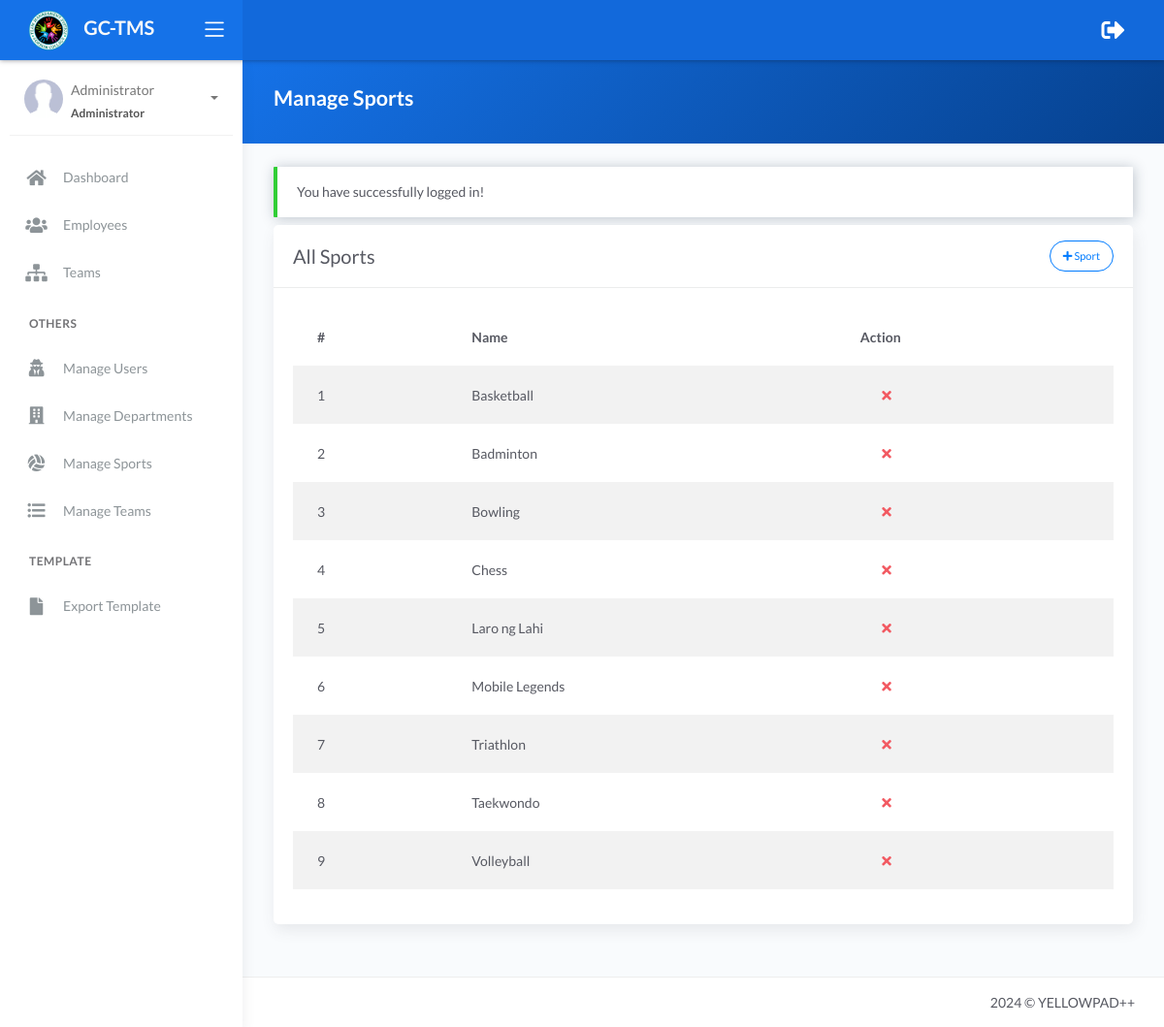
The page /manage_sports.php (signed in) on the database its author committed.
### tables this page shows
CREATE TABLE `tbl_sports` (
  `id` int(11) NOT NULL,
  `type` int(11) DEFAULT NULL,
  `emp_id` int(11) DEFAULT NULL,
  `name` varchar(255) NOT NULL,
  `status` int(11) DEFAULT NULL
);

### manage_sports.php (the view, shortened to what this page needs)
<?php include 'server/server.php' ?>
<?php
$query = "SELECT * FROM tbl_sports WHERE type IS NULL";
$result = $conn->query($query);
$sports = array();
while ($row = $result->fetch_assoc()) {
	$sports[] = $row;
}
?>
<!DOCTYPE html>
<html lang="en">
<head>
	<?php include 'templates/header.php' ?>
</head>
<body>
	<div class="wrapper">
		<?php include 'templates/main-header.php' ?>
		<?php include 'templates/sidebar.php' ?>
		<div class="main-panel">
			<div class="content">
				<div class="panel-header bg-primary-gradient">
					<div class="page-inner">
						<div class="d-flex align-items-left align-items-md-center flex-column flex-md-row">
							<div>
								<h2 class="text-white fw-bold">Manage Sports</h2>
							</div>
						</div>
					</div>
				</div>
				<div class="page-inner">
					<?php if (isset($_SESSION['message'])) : ?>
						<div class="alert alert-<?php echo $_SESSION['success']; ?> <?= $_SESSION['success'] == 'danger' ? 'bg-danger text-light' : null ?>" role="alert">
							<?php echo $_SESSION['message']; ?>
						</div>
					<?php endif ?>
					<div class="row mt--2">
						<div class="col-md-12">
							<div class="card">
								<div class="card-header">
									<div class="card-head-row">
										<div class="card-title">All Sports</div>
										<?php if (isset($_SESSION['username'])) : ?>
											<div class="card-tools">
												<a href="#add" data-toggle="modal" class="btn btn-outline-primary btn-round btn-sm">
													<i class="fa fa-plus"></i>
													Sport
												</a>
											</div>
										<?php endif ?>
									</div>
								</div>
								<div class="card-body">
									<div class="table-responsive">
										<table class="table table-striped">
											<thead>
												<tr>
													<th scope="col">#</th>
													<th scope="col">Name</th>
													<?php if (isset($_SESSION['username'])) : ?>
														<?php if ($_SESSION['role'] == 'administrator') : ?>
															<th>Action</th>
														<?php endif ?>
													<?php endif ?>
												</tr>
											</thead>
											<tbody>
												<?php if (!empty($sports)) : ?>
													<?php foreach ($sports as $index => $row) : ?>
														<tr>
															<td class="text-uppercase"><?= $index + 1 ?></td>
															<td><?= $row['name'] ?></td>
															<?php if (isset($_SESSION['username'])) : ?>
																<td>
																	<?php if ($_SESSION['role'] == 'administrator') : ?>
																		<a href="#" class="btn btn-link btn-danger" data-toggle="modal" data-target="#removeSport<?= $row['id'] ?>">
																			<i class="fa fa-times"></i>
																		</a>
																	<?php endif ?>
																</td>
															<?php endif ?>
														</tr>
													<?php endforeach ?>
												<?php else : ?>
													<tr>
														<td colspan="3" class="text-center">No Available Data</td>
													</tr>
												<?php endif ?>
											</tbody>
										</table>
									</div>
								</div>
							</div>
						</div>
					</div>
				</div>
			</div>
			<?php include 'templates/main-footer.php' ?>
		</div>
	</div>
</body>
</html>

### rows shown on the page
tbl_sports: name "Basketball"
tbl_sports: name "Badminton"
tbl_sports: name "Bowling"
tbl_sports: name "Chess"
tbl_sports: name "Laro ng Lahi"
tbl_sports: name "Mobile Legends"
tbl_sports: name "Triathlon"
tbl_sports: name "Taekwondo"
tbl_sports: name "Volleyball"

### other values the page prints
$_SESSION['acc_name'] "Administrator"
$_SESSION['role'] "Administrator"
$_SESSION['message'] "You have successfully logged in!"
